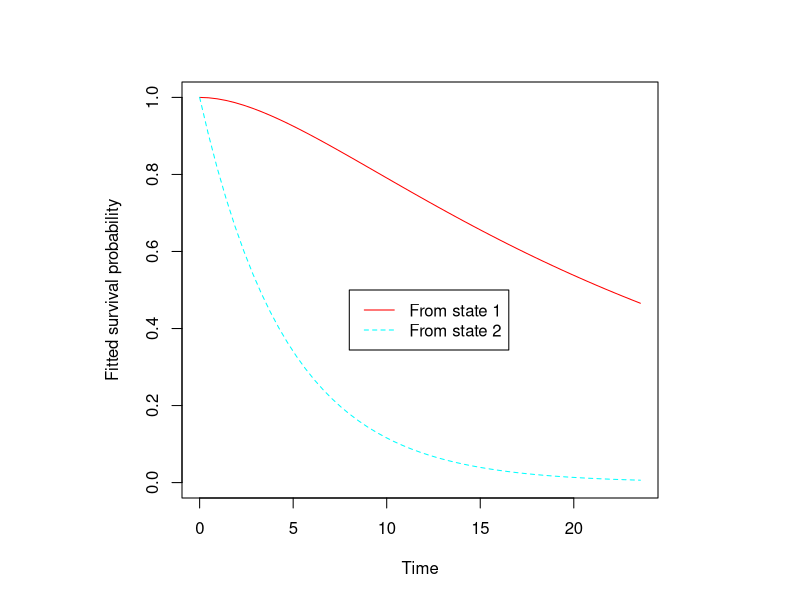
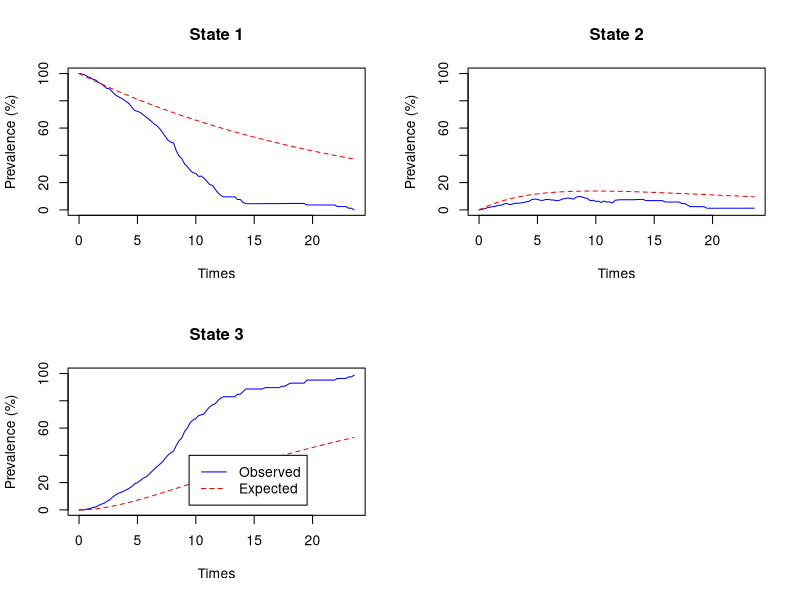
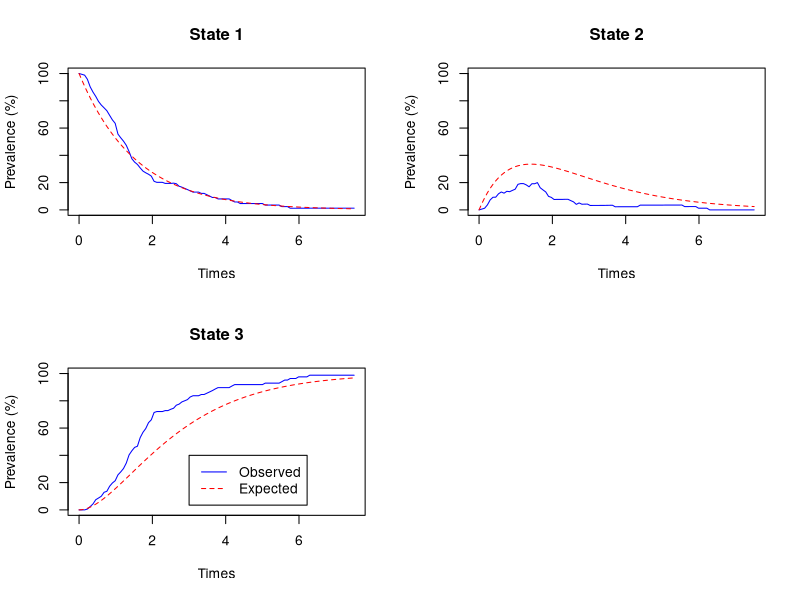
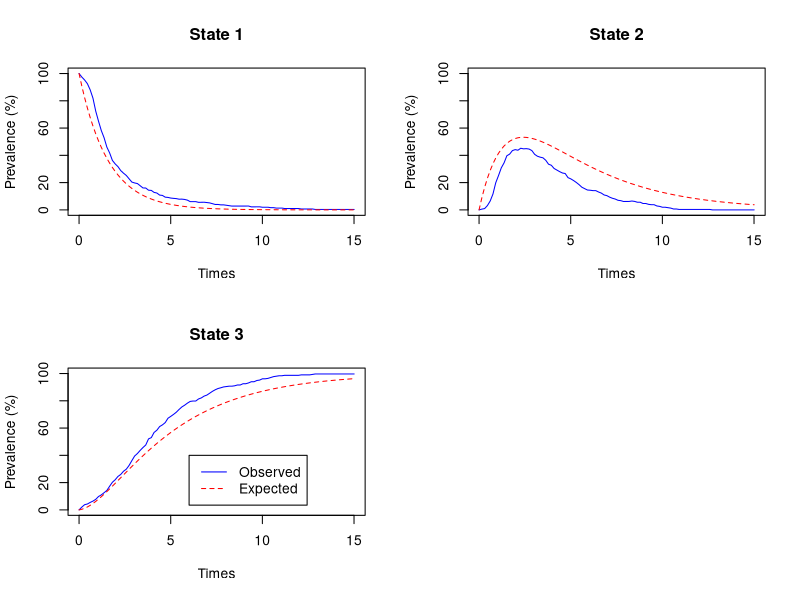
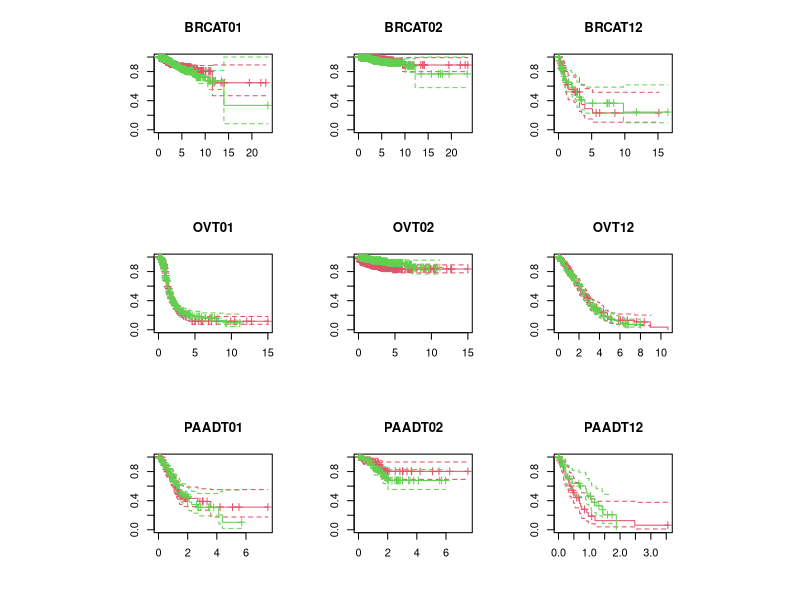
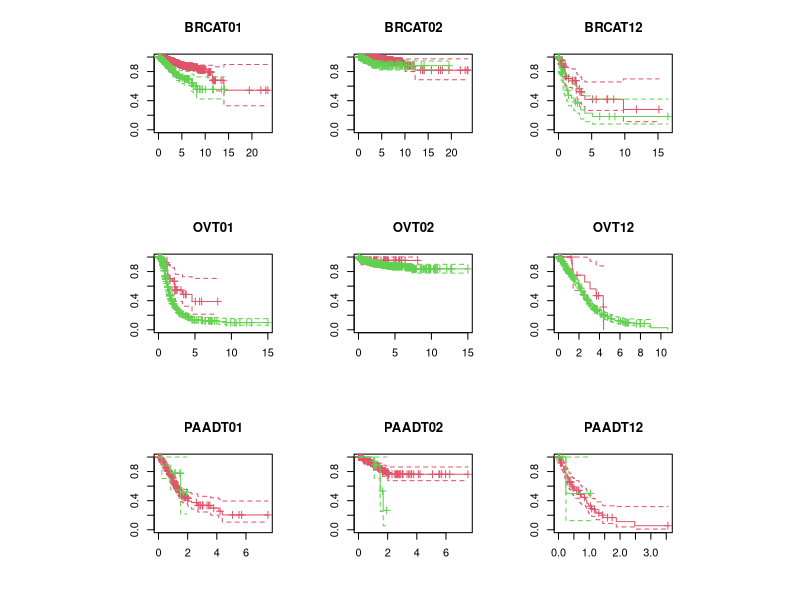

The R script that drew these images, in order:
## ---- chunk 1
knitr::opts_chunk$set(collapse=TRUE, comment = "#>", fig.width=9, fig.height=6, eval=TRUE, echo=TRUE, results="verbatim")
## ---- chunk 2
library(tidyverse)
library(msm)
library(survival)
#Import les données
data <- read.csv("data/TCGA-CDR_data.csv")
# Creation de donnee simule
covar_sim <- sample(c(0,1),1000,replace=TRUE)
covar <-  sample(c(0,1),11160,replace=TRUE)

#convert qq colonnes en numerique depuis les facteurs.
data$DSS.time <- as.numeric(as.character(data$DSS.time))
data$DSS <- as.numeric(as.character(data$DSS))
data$PFI.time <- as.numeric(as.character(data$PFI.time))
data$PFI <- as.numeric(as.character(data$PFI))

# Chqnge les valeurs de DSS.time et PFI.time au NA, (Car pas de sens un temps 0)
# ou si PFI.time est plus grand que DSS.time car aussi pas de sens.  
data$DSS.time[data$DSS.time==0] <- NA #enlever les suivis nuls
data$PFI.time[data$PFI.time==0] <- NA #enlever les suivis nuls
data$DSS.time[data$PFI.time > data$DSS.time] <- NA
data$PFI.time[data$PFI.time > data$DSS.time] <- NA


# Creation de colonnes pour la création de dataframe de matrice de transition
pfiNotDead.time <- data$PFI.time/365.25
pfiNotDead <- data$PFI
pfiNotDead[data$PFI.time==data$DSS.time] <- 0
dssDirect.time <- data$DSS.time/365.25
dssDirect <- data$DSS
dssDirect[!data$PFI.time==data$DSS.time] <- 0
dssRelapse.time <- (data$DSS.time-data$PFI.time)/365.25
dssRelapse.time[pfiNotDead==0] <- 0
dssRelapse <- data$DSS
dssRelapse[data$PFI.time==data$DSS.time] <- 0


# Recode les levels du stage du tumeur pour avoir moins de niveau.  
# Fait qu'il y a seulement stage 1/2, 3/4 et NA; ou 1/2, 3/4, autre et NA  
stage <- as.factor(data$ajcc_pathologic_tumor_stage)
levels(stage) <- c("NA","NA","NA","NA","I - II","I - II","other","I - II","I - II","I - II","I - II","I - II","I - II","I - II","III - IV","III - IV","III - IV","III - IV","III - IV","III - IV","III - IV","III - IV","other")
stageBis <- as.factor(data$clinical_stage)
levels(stageBis) <- c("NA","NA","NA","I - II","I - II","I - II","III - IV","III - IV","III - IV",rep("I - II",14),rep("III - IV",6),"I - II",rep("III - IV",4))
stage <- sapply(1:length(stage),function(i){
  if(stage[i]=="NA") return(stageBis[i])
  else return(stage[i])
})

# Creation d'un nouveau dataframe plus petit et facile a manipuler.  
df_new <- data.frame("Patient"=data$X,
                     "DSS"=data$DSS,"DSS.time"=data$DSS.time/365.25,
                     "PFI"=data$PFI,"PFI.time"=data$PFI.time/365.25,
                     "T01"=pfiNotDead,"T01.time"=pfiNotDead.time,
                     "T02"=dssDirect,"T02.time"=dssDirect.time,
                     "T12"=dssRelapse,"T12.time"=dssRelapse.time,
                     stage,"var_nulle"=as.character(covar),"gender"=data$gender,"age"=data$age_at_initial_pathologic_diagnosis,"type"=data$type)

# Enleve les NA
df_new <- df_new[-which(apply(df_new,1,function(x) any(is.na(x)))),]
dim(df_new)
# Enleve les stage qui ont le niveau NA ou other
df_new <- df_new[-which(is.element(df_new$stage,c("NA","other"))),]
df_new$stage <- factor(df_new$stage,c("I - II","III - IV"))
dim(df_new)
df_new$age <- as.numeric(as.character(df_new$age))
df_new <- df_new[-which(is.na(df_new$age)),] #nettoyage des NA de l'age
# Dois les converti depuis factors pour qu'ils soit bien selectionner dans le boucle for
df_new <- df_new %>% mutate_at(c('type','stage','age','var_nulle','gender'), as.character)
## ---- chunk 3


#* Section plus compliquer a comprendre
#* Chaque personne peut atteindre max de 3 phase,  soit 1-1 (censure pour PFI et DSS), 1-2-2 (censure pour DSS), 
#* 1-3 (pas de censure, PFI.time == DSS.time), ou 1-2-3 (pas de censure, PFI.time != DSS.time) selon leur prognosis et leur censure. 
#* Donc il y a 3 matrice qui sont cree chaqu'un avec 4 colonne: indiv, time, state et type
#* Dans un boucle for du longeur du dataframe des patients (qu'on n'a pas retirer) pour chaque matrix, on regarde quel phase doit placer le patient
#* et on lui donne le bonne 'state'.  Si le personne n'a pas de troisieme phase, on met NA, qu'on enlevera apres.  
state1 <- matrix(nrow =length(df_new$Patient),ncol = 8,dimnames = list(1:length(df_new$Patient),c("indiv","time","state","type",'var_nulle','stage','age','gender'))) 
state1 <- state2 <- state3<- as.data.frame(state1)
for(i in 1:length(df_new[,1])){
  state1[i,] <- c(df_new$Patient[i],0,1,df_new$type[i],covar[i],df_new$stage[i], df_new$age[i], df_new$gender[i])
  state2[i,] <- 
    if((df_new$T01.time[i] < df_new$T02.time[i]) & df_new$T01[i]==1) c(df_new$Patient[i],df_new$T01.time[i],2,df_new$type[i],covar[i],df_new$stage[i], df_new$age[i], df_new$gender[i])
  else if (df_new$T02[i] == 1) c(df_new$Patient[i],df_new$T02.time[i],3,df_new$type[i],covar[i],df_new$stage[i], df_new$age[i], df_new$gender[i])
  else c(df_new$Patient[i],df_new$T02.time[i],1,df_new$type[i],covar[i],df_new$stage[i], df_new$age[i], df_new$gender[i])
  state3[i,] <- 
    if((df_new$T01.time[i] < df_new$T02.time[i]) & df_new$T01[i]==1){
      if (df_new$T12.time[i] > 0 & df_new$T12[i]==1) c(df_new$Patient[i],df_new$T12.time[i]+df_new$T01.time[i],3,df_new$type[i],covar[i],df_new$stage[i], df_new$age[i], df_new$gender[i])
      else c(df_new$Patient[i],df_new$T12.time[i]+df_new$T01.time[i],2,df_new$type[i],covar[i],df_new$stage[i], df_new$age[i], df_new$gender[i])
    }
  else c(NA,NA,NA,NA)
}

# Combine les 3 matrices 
# Ajoute les colonnes depuis df_new pour utiliser les covariants
# Convert les donnees en bonne type de donnees
# Enleve les donnees qui on un 'state' == NA
df_msm <- rbind(state1,state2,state3)
df_msm$indiv <- as.integer(df_msm$indiv)
df_msm$time <- as.numeric(df_msm$time)
df_msm$state <- as.numeric(df_msm$state)
df_msm$var_nulle <- as.numeric(df_msm$var_nulle)
df_msm$age <- as.numeric(df_msm$age)
df_msm$gender <- as.factor(df_msm$gender)
df_msm$stage <- as.factor(df_msm$stage)
df_msm <- df_msm[-which(is.na(df_msm$state)),]

# Ordonner le dataframe par individu et le temps de chaque transition.  
df_msm <- df_msm[order(df_msm$indiv,df_msm$time),]


# Test pour verifier les donnees sont correct
# unique(df_msm[df_msm$stage=='III - IV'& df_msm$type=='PAAD',]$indiv)
# unique(df_new[df_new$stage=='III - IV'& df_new$type=='PAAD',]$Patient)


# Regarde le table de transition d'etats et cree un Q matrix de base.  
statetable.msm(state, indiv, df_msm)
Qmat <- matrix(c(1,1,1,0,1,1,0,0,0),ncol=3,byrow = TRUE)
par(mfrow = c(1,1))
test_msm <- msm(state~time, subject=indiv,data = df_msm[df_msm$type == 'BRCA',], gen.inits = TRUE,qmatrix= Qmat, deathexact = 3,covariates = ~age)
hazard.msm(test_msm)
layout(1, respect=TRUE)
plot(test_msm, legend.pos = c(8,.5))
## ---- chunk 4
layout(matrix(1:3,1), respect=TRUE)
test_msm_brca <- msm(state~time, subject=indiv,data = df_msm[df_msm$type == 'BRCA',], gen.inits = TRUE,qmatrix= Qmat, deathexact = 3)
test_msm_brca
summary(test_msm_brca)
plot.prevalence.msm(test_msm_brca)
#plot(test_msm_brca )
## ---- chunk 5
test_msm_brca_nul <- msm(state~time, subject=indiv,data = df_msm[df_msm$type == 'BRCA',], gen.inits = TRUE,qmatrix= Qmat, deathexact = 3,covariates = ~var_nulle)
#test_msm_brca_nul
summary(test_msm_brca_nul)$hazard
#plot.prevalence.msm(test_msm_brca_nul)
## ---- chunk 6
test_msm_brca_stage <- msm(state~time, subject=indiv,data = df_msm[df_msm$type == 'BRCA',], gen.inits = TRUE,qmatrix= Qmat, deathexact = 3,covariates = ~stage)
#test_msm_brca_stage
summary(test_msm_brca_stage)$hazard
#plot.prevalence.msm(test_msm_brca_stage)

## ---- chunk 7
layout(matrix(1:3,1), respect=TRUE)
test_msm_paad <- msm(state~time, subject=indiv,data = df_msm[df_msm$type == 'PAAD',], gen.inits = TRUE,qmatrix= Qmat, deathexact = 3)
test_msm_paad
plot.prevalence.msm(test_msm_paad)
## ---- chunk 8
layout(matrix(1:3,1), respect=TRUE)
test_msm_paad_nul <- msm(state~time, subject=indiv,data = df_msm[df_msm$type == 'PAAD',], gen.inits = TRUE,qmatrix= Qmat, deathexact = 3,covariates = ~var_nulle)
#test_msm_paad_nul
summary(test_msm_paad_nul)$hazard
#plot.prevalence.msm(test_msm_paad_nul)
## ---- chunk 9
test_msm_paad_stage <- msm(state~time, subject=indiv,data = df_msm[df_msm$type == 'PAAD',], gen.inits = TRUE,qmatrix= Qmat, deathexact = 3,covariates = ~stage)
summary(test_msm_paad_stage)$hazard
#plot.prevalence.msm(test_msm_paad_stage)
## ---- chunk 10
layout(matrix(1:3,1), respect=TRUE)
test_msm_ov <- msm(state~time, subject=indiv,data = df_msm[df_msm$type == 'OV',], gen.inits = TRUE,qmatrix= Qmat, deathexact = 3)
test_msm_ov
summary(test_msm_ov)
plot.prevalence.msm(test_msm_ov)
#plot(test_msm_brca )
## ---- chunk 11
test_msm_ov_nul <- msm(state~time, subject=indiv,data = df_msm[df_msm$type == 'OV',], gen.inits = TRUE,qmatrix= Qmat, deathexact = 3,covariates = ~var_nulle)

summary(test_msm_ov_nul)$hazard

## ---- chunk 12
test_msm_ov_stage <- msm(state~time, subject=indiv,data = df_msm[df_msm$type == 'OV',], gen.inits = TRUE,qmatrix= Qmat, deathexact = 3,covariates = ~stage)
test_msm_ov_stage
## ---- chunk 13
# summary(test_msm_brca_stage)$hazard
# summary(test_msm_paad_stage)$hazard
# summary(test_msm_ov_stage)$hazard

# tableau des HR +IC
cancer_type = c("BRCA","OV","PAAD")
#trans= c("01","02","12")
res_msm_stage = data.frame("Type"=NA,"HR T01"=NA, "low T01"= NA,"high T01"=NA, "HR T02"=NA, "low T02"= NA,"high T02"=NA,"HR T12"=NA, "low T12"= NA,"high T12"=NA)
for(i in 1:length(cancer_type)){
msm_stage = msm(state~time, subject=indiv,data = df_msm[df_msm$type == cancer_type[i],], gen.inits = TRUE,qmatrix= Qmat, deathexact = 3,covariates = ~stage)
res_msm_stage[i,] =c ((cancer_type[i]), round(summary(msm_stage)$hazard$`stageIII - IV`[1],3), round(summary(msm_stage)$hazard$`stageIII - IV`[4],3), round(summary(msm_stage)$hazard$`stageIII - IV`[7],3), round(summary(msm_stage)$hazard$`stageIII - IV`[2],3), round(summary(msm_stage)$hazard$`stageIII - IV`[5],3), round(summary(msm_stage)$hazard$`stageIII - IV`[8],3), round(summary(msm_stage)$hazard$`stageIII - IV`[3],3), round(summary(msm_stage)$hazard$`stageIII - IV`[6],3), round(summary(msm_stage)$hazard$`stageIII - IV`[9],3))
}
res_msm_stage
## ---- chunk 14
# summary(test_msm_brca_nul)$hazard
# summary(test_msm_paad_nul)$hazard

# tableau des HR +IC
cancer_type=c("BRCA","OV","PAAD")
#trans= c("01","02","12")
res_msm_var_nulle=data.frame("Type"=NA,"HR T01"=NA, "low T01"= NA,"high T01"=NA, "HR T02"=NA, "low T02"= NA,"high T02"=NA,"HR T12"=NA, "low T12"= NA,"high T12"=NA)
for(i in 1:length(cancer_type)){
  msm_var_nulle = msm(state~time, subject=indiv,data = df_msm[df_msm$type == cancer_type[i],], gen.inits = TRUE,qmatrix= Qmat, deathexact = 3,covariates = ~var_nulle)
  res_msm_var_nulle[i,] = c((cancer_type[i]), round(summary(msm_var_nulle)$hazard$var_nulle[1],3), round(summary(msm_var_nulle)$hazard$var_nulle[4],3), round(summary(msm_var_nulle)$hazard$var_nulle[7],3), round(summary(msm_var_nulle)$hazard$var_nulle[2],3), round(summary(msm_var_nulle)$hazard$var_nulle[5],3), round(summary(msm_var_nulle)$hazard$var_nulle[8],3), round(summary(msm_var_nulle)$hazard$var_nulle[3],3), round(summary(msm_var_nulle)$hazard$var_nulle[6],3), round(summary(msm_var_nulle)$hazard$var_nulle[9],3))
}
res_msm_var_nulle

## ---- chunk 15
#effectifs des transitions

statetable.msm(state, indiv, df_msm)

data_brca = df_msm[df_msm$type == 'BRCA',]
statetable.msm(state, indiv, data_brca)
data_brca_2 = data_brca[data_brca$stage=='III - IV',]
statetable.msm(state, indiv, data_brca_2)


data_paad = df_msm[df_msm$type == 'PAAD',]
statetable.msm(state, indiv, data_paad)
data_paad_2=data_paad[data_paad$stage=='III - IV',]
statetable.msm(state, indiv, data_paad_2)

data_ov = df_msm[df_msm$type == 'OV',]
statetable.msm(state, indiv, data_ov)
data_ov_2 = data_ov[data_ov$stage=='III - IV',]
statetable.msm(state, indiv, data_ov_2)

## ---- chunk 16
# controle effectifs de_new df_msm
# data_brca = df_new[df_new$type == 'BRCA',]
# data_paad = df_new[df_new$type == 'PAAD',]
# data_paad_2=data_paad[data_paad$stage=='III - IV',]
# dim(data_paad_2)
# unique(data_paad_2$Patient)
# 
# data_prov2 = df_msm[df_msm$type == 'PAAD',]
# data_prov2 = data_prov2[data_prov2$stage=='III - IV',]
# length(unique(data_prov2$indiv))

# data_paad = df_new[df_new$type == 'OV',]
# data_paad_2=data_paad[data_paad$stage=='III - IV',]
# dim(data_paad_2)
# unique(data_paad_2$Patient)
# 
# data_prov2 = df_msm[df_msm$type == 'OV',]
# data_prov2 = data_prov2[data_prov2$stage=='III - IV',]
# length(unique(data_prov2$indiv))

# data_prov2 = df_msm[df_msm$type == 'OV',]
# data_prov2 = data_prov2[data_prov2$stage=='I - II',]
# length(unique(data_prov2$indiv))
## ---- chunk 17

#HR des modeles de cox marginaux var nulle
cancer_type = c("BRCA","OV","PAAD")
#trans= c("01","02","12")
res = data.frame("Type"=NA,"HR T01"=NA, "low T01"= NA,"high T01"=NA, "HR T02"=NA, "low T02"= NA,"high T02"=NA,"HR T12"=NA, "low T12"= NA,"high T12"=NA)
for(i in 1:length(cancer_type)){
  cox01_var_nulle = coxph(Surv(T01.time,T01)~var_nulle, data = df_new[df_new$type == cancer_type[i],])
  cox02_var_nulle = coxph(Surv(T02.time,T02)~var_nulle, data = df_new[df_new$type == cancer_type[i],])
  cox12_var_nulle = coxph(Surv(T12.time,T12)~var_nulle, data = df_new[df_new$type == cancer_type[i],])
  res[i,]=c((cancer_type[i]), round(summary(cox01_var_nulle)$conf.int[1],3),round(summary(cox01_var_nulle)$conf.int[3],3),round(summary(cox01_var_nulle)$conf.int[4],3),
            round(summary(cox02_var_nulle)$conf.int[1],3),round(summary(cox02_var_nulle)$conf.int[3],3),round(summary(cox02_var_nulle)$conf.int[4],3),
            round(summary(cox12_var_nulle)$conf.int[1],3),round(summary(cox12_var_nulle)$conf.int[3],3),round(summary(cox12_var_nulle)$conf.int[4],3))
  
}
res

#courbes KM
layout(matrix(1:9,3, byrow = T), respect=TRUE)
for(i in 1:length(cancer_type)){
  plot(survfit(Surv(T01.time,T01)~var_nulle, data = df_new[df_new$type == cancer_type[i],]), col=c(2,3), main=paste0(cancer_type[i],"T01"), mark.time = T, conf.int = T)
  plot(survfit(Surv(T02.time,T02)~var_nulle, data = df_new[df_new$type == cancer_type[i],]), col=c(2,3),main=paste0(cancer_type[i],"T02"),mark.time = T, conf.int = T)
  plot(survfit(Surv(T12.time,T12)~var_nulle, data = df_new[df_new$type == cancer_type[i],]), col=c(2,3),main=paste0(cancer_type[i],"T12"),mark.time = T, conf.int = T)
  c(plot)
}







## ---- chunk 18

#HR des modeles de cox marginaux stage
cancer_type = c("BRCA","OV","PAAD")
#trans= c("01","02","12")
res = data.frame("Type"=NA,"HR T01"=NA, "low T01"= NA,"high T01"=NA, "HR T02"=NA, "low T02"= NA,"high T02"=NA,"HR T12"=NA, "low T12"= NA,"high T12"=NA)
for(i in 1:length(cancer_type)){
  cox01_stage = coxph(Surv(T01.time,T01)~stage, data = df_new[df_new$type == cancer_type[i],])
  cox02_stage = coxph(Surv(T02.time,T02)~stage, data = df_new[df_new$type == cancer_type[i],])
  cox12_stage = coxph(Surv(T12.time,T12)~stage, data = df_new[df_new$type == cancer_type[i],])
  res[i,]=c((cancer_type[i]), round(summary(cox01_stage)$conf.int[1],3),round(summary(cox01_stage)$conf.int[3],3),round(summary(cox01_stage)$conf.int[4],3),
            round(summary(cox02_stage)$conf.int[1],3),round(summary(cox02_stage)$conf.int[3],3),round(summary(cox02_stage)$conf.int[4],3),
            round(summary(cox12_stage)$conf.int[1],3),round(summary(cox12_stage)$conf.int[3],3),round(summary(cox12_stage)$conf.int[4],3))
  
}
res

#courbes KM
layout(matrix(1:9,3, byrow = T), respect=TRUE)
for(i in 1:length(cancer_type)){
  plot(survfit(Surv(T01.time,T01)~stage, data = df_new[df_new$type == cancer_type[i],]), col=c(2,3), main=paste0(cancer_type[i],"T01"), mark.time = T, conf.int = T)
  plot(survfit(Surv(T02.time,T02)~stage, data = df_new[df_new$type == cancer_type[i],]), col=c(2,3),main=paste0(cancer_type[i],"T02"),mark.time = T, conf.int = T)
  plot(survfit(Surv(T12.time,T12)~stage, data = df_new[df_new$type == cancer_type[i],]), col=c(2,3),main=paste0(cancer_type[i],"T12"),mark.time = T, conf.int = T)
  c(plot)
}
